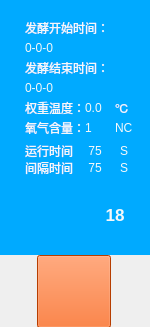
<?xml version="1.0" encoding="UTF-8"?>
<ui version="4.0">
 <class>UFFTank</class>
 <widget class="QWidget" name="UFFTank">
  <property name="geometry">
   <rect>
    <x>0</x>
    <y>0</y>
    <width>150</width>
    <height>327</height>
   </rect>
  </property>
  <property name="windowTitle">
   <string>Form</string>
  </property>
  <widget class="QFrame" name="tankFrame">
   <property name="geometry">
    <rect>
     <x>0</x>
     <y>0</y>
     <width>150</width>
     <height>255</height>
    </rect>
   </property>
   <property name="minimumSize">
    <size>
     <width>0</width>
     <height>0</height>
    </size>
   </property>
   <property name="palette">
    <palette>
     <active>
      <colorrole role="WindowText">
       <brush brushstyle="SolidPattern">
        <color alpha="255">
         <red>0</red>
         <green>0</green>
         <blue>0</blue>
        </color>
       </brush>
      </colorrole>
      <colorrole role="Button">
       <brush brushstyle="SolidPattern">
        <color alpha="255">
         <red>0</red>
         <green>170</green>
         <blue>255</blue>
        </color>
       </brush>
      </colorrole>
      <colorrole role="Light">
       <brush brushstyle="SolidPattern">
        <color alpha="255">
         <red>127</red>
         <green>213</green>
         <blue>255</blue>
        </color>
       </brush>
      </colorrole>
      <colorrole role="Midlight">
       <brush brushstyle="SolidPattern">
        <color alpha="255">
         <red>63</red>
         <green>191</green>
         <blue>255</blue>
        </color>
       </brush>
      </colorrole>
      <colorrole role="Dark">
       <brush brushstyle="SolidPattern">
        <color alpha="255">
         <red>0</red>
         <green>85</green>
         <blue>127</blue>
        </color>
       </brush>
      </colorrole>
      <colorrole role="Mid">
       <brush brushstyle="SolidPattern">
        <color alpha="255">
         <red>0</red>
         <green>113</green>
         <blue>170</blue>
        </color>
       </brush>
      </colorrole>
      <colorrole role="Text">
       <brush brushstyle="SolidPattern">
        <color alpha="255">
         <red>0</red>
         <green>0</green>
         <blue>0</blue>
        </color>
       </brush>
      </colorrole>
      <colorrole role="BrightText">
       <brush brushstyle="SolidPattern">
        <color alpha="255">
         <red>255</red>
         <green>255</green>
         <blue>255</blue>
        </color>
       </brush>
      </colorrole>
      <colorrole role="ButtonText">
       <brush brushstyle="SolidPattern">
        <color alpha="255">
         <red>0</red>
         <green>0</green>
         <blue>0</blue>
        </color>
       </brush>
      </colorrole>
      <colorrole role="Base">
       <brush brushstyle="SolidPattern">
        <color alpha="255">
         <red>255</red>
         <green>255</green>
         <blue>255</blue>
        </color>
       </brush>
      </colorrole>
      <colorrole role="Window">
       <brush brushstyle="SolidPattern">
        <color alpha="255">
         <red>0</red>
         <green>170</green>
         <blue>255</blue>
        </color>
       </brush>
      </colorrole>
      <colorrole role="Shadow">
       <brush brushstyle="SolidPattern">
        <color alpha="255">
         <red>0</red>
         <green>0</green>
         <blue>0</blue>
        </color>
       </brush>
      </colorrole>
      <colorrole role="AlternateBase">
       <brush brushstyle="SolidPattern">
        <color alpha="255">
         <red>127</red>
         <green>212</green>
         <blue>255</blue>
        </color>
       </brush>
      </colorrole>
      <colorrole role="ToolTipBase">
       <brush brushstyle="SolidPattern">
        <color alpha="255">
         <red>255</red>
         <green>255</green>
         <blue>220</blue>
        </color>
       </brush>
      </colorrole>
      <colorrole role="ToolTipText">
       <brush brushstyle="SolidPattern">
        <color alpha="255">
         <red>0</red>
         <green>0</green>
         <blue>0</blue>
        </color>
       </brush>
      </colorrole>
     </active>
     <inactive>
      <colorrole role="WindowText">
       <brush brushstyle="SolidPattern">
        <color alpha="255">
         <red>0</red>
         <green>0</green>
         <blue>0</blue>
        </color>
       </brush>
      </colorrole>
      <colorrole role="Button">
       <brush brushstyle="SolidPattern">
        <color alpha="255">
         <red>0</red>
         <green>170</green>
         <blue>255</blue>
        </color>
       </brush>
      </colorrole>
      <colorrole role="Light">
       <brush brushstyle="SolidPattern">
        <color alpha="255">
         <red>127</red>
         <green>213</green>
         <blue>255</blue>
        </color>
       </brush>
      </colorrole>
      <colorrole role="Midlight">
       <brush brushstyle="SolidPattern">
        <color alpha="255">
         <red>63</red>
         <green>191</green>
         <blue>255</blue>
        </color>
       </brush>
      </colorrole>
      <colorrole role="Dark">
       <brush brushstyle="SolidPattern">
        <color alpha="255">
         <red>0</red>
         <green>85</green>
         <blue>127</blue>
        </color>
       </brush>
      </colorrole>
      <colorrole role="Mid">
       <brush brushstyle="SolidPattern">
        <color alpha="255">
         <red>0</red>
         <green>113</green>
         <blue>170</blue>
        </color>
       </brush>
      </colorrole>
      <colorrole role="Text">
       <brush brushstyle="SolidPattern">
        <color alpha="255">
         <red>0</red>
         <green>0</green>
         <blue>0</blue>
        </color>
       </brush>
      </colorrole>
      <colorrole role="BrightText">
       <brush brushstyle="SolidPattern">
        <color alpha="255">
         <red>255</red>
         <green>255</green>
         <blue>255</blue>
        </color>
       </brush>
      </colorrole>
      <colorrole role="ButtonText">
       <brush brushstyle="SolidPattern">
        <color alpha="255">
         <red>0</red>
         <green>0</green>
         <blue>0</blue>
        </color>
       </brush>
      </colorrole>
      <colorrole role="Base">
       <brush brushstyle="SolidPattern">
        <color alpha="255">
         <red>255</red>
         <green>255</green>
         <blue>255</blue>
        </color>
       </brush>
      </colorrole>
      <colorrole role="Window">
       <brush brushstyle="SolidPattern">
        <color alpha="255">
         <red>0</red>
         <green>170</green>
         <blue>255</blue>
        </color>
       </brush>
      </colorrole>
      <colorrole role="Shadow">
       <brush brushstyle="SolidPattern">
        <color alpha="255">
         <red>0</red>
         <green>0</green>
         <blue>0</blue>
        </color>
       </brush>
      </colorrole>
      <colorrole role="AlternateBase">
       <brush brushstyle="SolidPattern">
        <color alpha="255">
         <red>127</red>
         <green>212</green>
         <blue>255</blue>
        </color>
       </brush>
      </colorrole>
      <colorrole role="ToolTipBase">
       <brush brushstyle="SolidPattern">
        <color alpha="255">
         <red>255</red>
         <green>255</green>
         <blue>220</blue>
        </color>
       </brush>
      </colorrole>
      <colorrole role="ToolTipText">
       <brush brushstyle="SolidPattern">
        <color alpha="255">
         <red>0</red>
         <green>0</green>
         <blue>0</blue>
        </color>
       </brush>
      </colorrole>
     </inactive>
     <disabled>
      <colorrole role="WindowText">
       <brush brushstyle="SolidPattern">
        <color alpha="255">
         <red>0</red>
         <green>85</green>
         <blue>127</blue>
        </color>
       </brush>
      </colorrole>
      <colorrole role="Button">
       <brush brushstyle="SolidPattern">
        <color alpha="255">
         <red>0</red>
         <green>170</green>
         <blue>255</blue>
        </color>
       </brush>
      </colorrole>
      <colorrole role="Light">
       <brush brushstyle="SolidPattern">
        <color alpha="255">
         <red>127</red>
         <green>213</green>
         <blue>255</blue>
        </color>
       </brush>
      </colorrole>
      <colorrole role="Midlight">
       <brush brushstyle="SolidPattern">
        <color alpha="255">
         <red>63</red>
         <green>191</green>
         <blue>255</blue>
        </color>
       </brush>
      </colorrole>
      <colorrole role="Dark">
       <brush brushstyle="SolidPattern">
        <color alpha="255">
         <red>0</red>
         <green>85</green>
         <blue>127</blue>
        </color>
       </brush>
      </colorrole>
      <colorrole role="Mid">
       <brush brushstyle="SolidPattern">
        <color alpha="255">
         <red>0</red>
         <green>113</green>
         <blue>170</blue>
        </color>
       </brush>
      </colorrole>
      <colorrole role="Text">
       <brush brushstyle="SolidPattern">
        <color alpha="255">
         <red>0</red>
         <green>85</green>
         <blue>127</blue>
        </color>
       </brush>
      </colorrole>
      <colorrole role="BrightText">
       <brush brushstyle="SolidPattern">
        <color alpha="255">
         <red>255</red>
         <green>255</green>
         <blue>255</blue>
        </color>
       </brush>
      </colorrole>
      <colorrole role="ButtonText">
       <brush brushstyle="SolidPattern">
        <color alpha="255">
         <red>0</red>
         <green>85</green>
         <blue>127</blue>
        </color>
       </brush>
      </colorrole>
      <colorrole role="Base">
       <brush brushstyle="SolidPattern">
        <color alpha="255">
         <red>0</red>
         <green>170</green>
         <blue>255</blue>
        </color>
       </brush>
      </colorrole>
      <colorrole role="Window">
       <brush brushstyle="SolidPattern">
        <color alpha="255">
         <red>0</red>
         <green>170</green>
         <blue>255</blue>
        </color>
       </brush>
      </colorrole>
      <colorrole role="Shadow">
       <brush brushstyle="SolidPattern">
        <color alpha="255">
         <red>0</red>
         <green>0</green>
         <blue>0</blue>
        </color>
       </brush>
      </colorrole>
      <colorrole role="AlternateBase">
       <brush brushstyle="SolidPattern">
        <color alpha="255">
         <red>0</red>
         <green>170</green>
         <blue>255</blue>
        </color>
       </brush>
      </colorrole>
      <colorrole role="ToolTipBase">
       <brush brushstyle="SolidPattern">
        <color alpha="255">
         <red>255</red>
         <green>255</green>
         <blue>220</blue>
        </color>
       </brush>
      </colorrole>
      <colorrole role="ToolTipText">
       <brush brushstyle="SolidPattern">
        <color alpha="255">
         <red>0</red>
         <green>0</green>
         <blue>0</blue>
        </color>
       </brush>
      </colorrole>
     </disabled>
    </palette>
   </property>
   <property name="font">
    <font>
     <weight>50</weight>
     <bold>false</bold>
    </font>
   </property>
   <property name="autoFillBackground">
    <bool>true</bool>
   </property>
   <property name="frameShape">
    <enum>QFrame::NoFrame</enum>
   </property>
   <property name="frameShadow">
    <enum>QFrame::Raised</enum>
   </property>
   <widget class="QLabel" name="startTimeLabel">
    <property name="geometry">
     <rect>
      <x>25</x>
      <y>20</y>
      <width>81</width>
      <height>16</height>
     </rect>
    </property>
    <property name="font">
     <font>
      <family>Verdana</family>
      <pointsize>9</pointsize>
      <weight>50</weight>
      <bold>false</bold>
      <kerning>true</kerning>
     </font>
    </property>
    <property name="autoFillBackground">
     <bool>false</bool>
    </property>
    <property name="styleSheet">
     <string notr="true">background-color: transparent;
color: rgba(250, 250, 250, 250);</string>
    </property>
    <property name="text">
     <string>发酵开始时间：</string>
    </property>
   </widget>
   <widget class="QLabel" name="endTimeLabel">
    <property name="geometry">
     <rect>
      <x>25</x>
      <y>60</y>
      <width>91</width>
      <height>16</height>
     </rect>
    </property>
    <property name="font">
     <font>
      <family>Verdana</family>
      <pointsize>9</pointsize>
      <weight>50</weight>
      <bold>false</bold>
     </font>
    </property>
    <property name="styleSheet">
     <string notr="true">background-color: transparent;
color: rgba(250, 250, 250, 250);</string>
    </property>
    <property name="text">
     <string>发酵结束时间：</string>
    </property>
   </widget>
   <widget class="QLabel" name="totalTimeLabel">
    <property name="geometry">
     <rect>
      <x>25</x>
      <y>143</y>
      <width>51</width>
      <height>16</height>
     </rect>
    </property>
    <property name="font">
     <font>
      <family>Verdana</family>
      <pointsize>9</pointsize>
      <weight>50</weight>
      <bold>false</bold>
     </font>
    </property>
    <property name="styleSheet">
     <string notr="true">background-color: transparent;
color: rgba(250, 250, 250, 250);</string>
    </property>
    <property name="text">
     <string>运行时间：</string>
    </property>
   </widget>
   <widget class="QLabel" name="startTimeValueLabel">
    <property name="geometry">
     <rect>
      <x>25</x>
      <y>40</y>
      <width>120</width>
      <height>16</height>
     </rect>
    </property>
    <property name="font">
     <font>
      <pointsize>9</pointsize>
      <weight>50</weight>
      <bold>false</bold>
     </font>
    </property>
    <property name="styleSheet">
     <string notr="true">background-color: transparent;
color: rgba(250, 250, 250, 250);</string>
    </property>
    <property name="text">
     <string>0-0-0</string>
    </property>
    <property name="alignment">
     <set>Qt::AlignLeading|Qt::AlignLeft|Qt::AlignVCenter</set>
    </property>
   </widget>
   <widget class="QLabel" name="endTimeValueLabel">
    <property name="geometry">
     <rect>
      <x>25</x>
      <y>80</y>
      <width>120</width>
      <height>16</height>
     </rect>
    </property>
    <property name="font">
     <font>
      <pointsize>9</pointsize>
      <weight>50</weight>
      <bold>false</bold>
     </font>
    </property>
    <property name="styleSheet">
     <string notr="true">background-color: transparent;
color: rgba(250, 250, 250, 250);</string>
    </property>
    <property name="text">
     <string>0-0-0</string>
    </property>
    <property name="alignment">
     <set>Qt::AlignLeading|Qt::AlignLeft|Qt::AlignVCenter</set>
    </property>
   </widget>
   <widget class="QLabel" name="totalTimeValueLabel">
    <property name="geometry">
     <rect>
      <x>75</x>
      <y>143</y>
      <width>40</width>
      <height>16</height>
     </rect>
    </property>
    <property name="font">
     <font>
      <pointsize>9</pointsize>
      <weight>50</weight>
      <bold>false</bold>
     </font>
    </property>
    <property name="styleSheet">
     <string notr="true">background-color: transparent;
color: rgba(250, 250, 250, 250);</string>
    </property>
    <property name="text">
     <string>75</string>
    </property>
    <property name="alignment">
     <set>Qt::AlignCenter</set>
    </property>
   </widget>
   <widget class="QLabel" name="weightTempture">
    <property name="geometry">
     <rect>
      <x>25</x>
      <y>100</y>
      <width>61</width>
      <height>16</height>
     </rect>
    </property>
    <property name="font">
     <font>
      <family>Verdana</family>
      <pointsize>9</pointsize>
      <weight>50</weight>
      <bold>false</bold>
     </font>
    </property>
    <property name="styleSheet">
     <string notr="true">background-color: transparent;
color: rgba(250, 250, 250, 250);</string>
    </property>
    <property name="text">
     <string>权重温度：</string>
    </property>
   </widget>
   <widget class="QLabel" name="wtValueLabel">
    <property name="geometry">
     <rect>
      <x>85</x>
      <y>100</y>
      <width>30</width>
      <height>16</height>
     </rect>
    </property>
    <property name="font">
     <font>
      <pointsize>9</pointsize>
      <weight>50</weight>
      <bold>false</bold>
     </font>
    </property>
    <property name="styleSheet">
     <string notr="true">background-color: transparent;
color: rgba(250, 250, 250, 250);</string>
    </property>
    <property name="text">
     <string>0.0</string>
    </property>
   </widget>
   <widget class="QLabel" name="wtValueLabel_1">
    <property name="geometry">
     <rect>
      <x>115</x>
      <y>100</y>
      <width>20</width>
      <height>16</height>
     </rect>
    </property>
    <property name="font">
     <font>
      <pointsize>9</pointsize>
      <weight>50</weight>
      <bold>false</bold>
     </font>
    </property>
    <property name="styleSheet">
     <string notr="true">background-color: transparent;
color: rgba(250, 250, 250, 250);</string>
    </property>
    <property name="text">
     <string>℃</string>
    </property>
   </widget>
   <widget class="QLabel" name="tankIndexLabel">
    <property name="geometry">
     <rect>
      <x>100</x>
      <y>200</y>
      <width>30</width>
      <height>30</height>
     </rect>
    </property>
    <property name="font">
     <font>
      <pointsize>13</pointsize>
      <weight>75</weight>
      <bold>true</bold>
     </font>
    </property>
    <property name="styleSheet">
     <string notr="true">background-color: transparent;
color: rgba(250, 250, 250, 250);</string>
    </property>
    <property name="text">
     <string>18</string>
    </property>
    <property name="alignment">
     <set>Qt::AlignCenter</set>
    </property>
   </widget>
   <widget class="QLabel" name="totalTimeValueLabel_2">
    <property name="geometry">
     <rect>
      <x>116</x>
      <y>143</y>
      <width>16</width>
      <height>16</height>
     </rect>
    </property>
    <property name="font">
     <font>
      <pointsize>9</pointsize>
      <weight>50</weight>
      <bold>false</bold>
     </font>
    </property>
    <property name="styleSheet">
     <string notr="true">background-color: transparent;
color: rgba(250, 250, 250, 250);</string>
    </property>
    <property name="text">
     <string>S</string>
    </property>
    <property name="alignment">
     <set>Qt::AlignCenter</set>
    </property>
   </widget>
   <widget class="QLabel" name="totalTimeLabel_2">
    <property name="geometry">
     <rect>
      <x>25</x>
      <y>160</y>
      <width>51</width>
      <height>16</height>
     </rect>
    </property>
    <property name="font">
     <font>
      <family>Verdana</family>
      <pointsize>9</pointsize>
      <weight>50</weight>
      <bold>false</bold>
     </font>
    </property>
    <property name="styleSheet">
     <string notr="true">background-color: transparent;
color: rgba(250, 250, 250, 250);</string>
    </property>
    <property name="text">
     <string>间隔时间：</string>
    </property>
   </widget>
   <widget class="QLabel" name="intervalTimeValueLabel">
    <property name="geometry">
     <rect>
      <x>75</x>
      <y>160</y>
      <width>40</width>
      <height>16</height>
     </rect>
    </property>
    <property name="font">
     <font>
      <pointsize>9</pointsize>
      <weight>50</weight>
      <bold>false</bold>
     </font>
    </property>
    <property name="styleSheet">
     <string notr="true">background-color: transparent;
color: rgba(250, 250, 250, 250);</string>
    </property>
    <property name="text">
     <string>75</string>
    </property>
    <property name="alignment">
     <set>Qt::AlignCenter</set>
    </property>
   </widget>
   <widget class="QLabel" name="totalTimeValueLabel_4">
    <property name="geometry">
     <rect>
      <x>116</x>
      <y>160</y>
      <width>16</width>
      <height>16</height>
     </rect>
    </property>
    <property name="font">
     <font>
      <pointsize>9</pointsize>
      <weight>50</weight>
      <bold>false</bold>
     </font>
    </property>
    <property name="styleSheet">
     <string notr="true">background-color: transparent;
color: rgba(250, 250, 250, 250);</string>
    </property>
    <property name="text">
     <string>S</string>
    </property>
    <property name="alignment">
     <set>Qt::AlignCenter</set>
    </property>
   </widget>
   <widget class="QLabel" name="wtValueLabel_2">
    <property name="geometry">
     <rect>
      <x>115</x>
      <y>120</y>
      <width>20</width>
      <height>16</height>
     </rect>
    </property>
    <property name="font">
     <font>
      <pointsize>9</pointsize>
      <weight>50</weight>
      <bold>false</bold>
     </font>
    </property>
    <property name="styleSheet">
     <string notr="true">background-color: transparent;
color: rgba(250, 250, 250, 250);</string>
    </property>
    <property name="text">
     <string>NC</string>
    </property>
   </widget>
   <widget class="QLabel" name="weightTempture_2">
    <property name="geometry">
     <rect>
      <x>25</x>
      <y>120</y>
      <width>61</width>
      <height>16</height>
     </rect>
    </property>
    <property name="font">
     <font>
      <family>Verdana</family>
      <pointsize>9</pointsize>
      <weight>50</weight>
      <bold>false</bold>
     </font>
    </property>
    <property name="styleSheet">
     <string notr="true">background-color: transparent;
color: rgba(250, 250, 250, 250);</string>
    </property>
    <property name="text">
     <string>氧气含量：</string>
    </property>
   </widget>
   <widget class="QLabel" name="coValueLabel">
    <property name="geometry">
     <rect>
      <x>85</x>
      <y>120</y>
      <width>21</width>
      <height>16</height>
     </rect>
    </property>
    <property name="font">
     <font>
      <pointsize>9</pointsize>
      <weight>50</weight>
      <bold>false</bold>
     </font>
    </property>
    <property name="styleSheet">
     <string notr="true">background-color: transparent;
color: rgba(250, 250, 250, 250);</string>
    </property>
    <property name="text">
     <string>1</string>
    </property>
   </widget>
  </widget>
  <widget class="QPushButton" name="valveButton">
   <property name="geometry">
    <rect>
     <x>37</x>
     <y>255</y>
     <width>74</width>
     <height>73</height>
    </rect>
   </property>
   <property name="sizePolicy">
    <sizepolicy hsizetype="Expanding" vsizetype="Expanding">
     <horstretch>0</horstretch>
     <verstretch>0</verstretch>
    </sizepolicy>
   </property>
   <property name="minimumSize">
    <size>
     <width>34</width>
     <height>18</height>
    </size>
   </property>
   <property name="palette">
    <palette>
     <active>
      <colorrole role="WindowText">
       <brush brushstyle="SolidPattern">
        <color alpha="255">
         <red>0</red>
         <green>0</green>
         <blue>0</blue>
        </color>
       </brush>
      </colorrole>
      <colorrole role="Button">
       <brush brushstyle="SolidPattern">
        <color alpha="255">
         <red>255</red>
         <green>85</green>
         <blue>0</blue>
        </color>
       </brush>
      </colorrole>
      <colorrole role="Light">
       <brush brushstyle="SolidPattern">
        <color alpha="255">
         <red>255</red>
         <green>170</green>
         <blue>127</blue>
        </color>
       </brush>
      </colorrole>
      <colorrole role="Midlight">
       <brush brushstyle="SolidPattern">
        <color alpha="255">
         <red>255</red>
         <green>127</green>
         <blue>63</blue>
        </color>
       </brush>
      </colorrole>
      <colorrole role="Dark">
       <brush brushstyle="SolidPattern">
        <color alpha="255">
         <red>127</red>
         <green>42</green>
         <blue>0</blue>
        </color>
       </brush>
      </colorrole>
      <colorrole role="Mid">
       <brush brushstyle="SolidPattern">
        <color alpha="255">
         <red>170</red>
         <green>56</green>
         <blue>0</blue>
        </color>
       </brush>
      </colorrole>
      <colorrole role="Text">
       <brush brushstyle="SolidPattern">
        <color alpha="255">
         <red>0</red>
         <green>0</green>
         <blue>0</blue>
        </color>
       </brush>
      </colorrole>
      <colorrole role="BrightText">
       <brush brushstyle="SolidPattern">
        <color alpha="255">
         <red>255</red>
         <green>255</green>
         <blue>255</blue>
        </color>
       </brush>
      </colorrole>
      <colorrole role="ButtonText">
       <brush brushstyle="SolidPattern">
        <color alpha="255">
         <red>0</red>
         <green>0</green>
         <blue>0</blue>
        </color>
       </brush>
      </colorrole>
      <colorrole role="Base">
       <brush brushstyle="SolidPattern">
        <color alpha="255">
         <red>255</red>
         <green>255</green>
         <blue>255</blue>
        </color>
       </brush>
      </colorrole>
      <colorrole role="Window">
       <brush brushstyle="SolidPattern">
        <color alpha="255">
         <red>255</red>
         <green>85</green>
         <blue>0</blue>
        </color>
       </brush>
      </colorrole>
      <colorrole role="Shadow">
       <brush brushstyle="SolidPattern">
        <color alpha="255">
         <red>0</red>
         <green>0</green>
         <blue>0</blue>
        </color>
       </brush>
      </colorrole>
      <colorrole role="AlternateBase">
       <brush brushstyle="SolidPattern">
        <color alpha="255">
         <red>255</red>
         <green>170</green>
         <blue>127</blue>
        </color>
       </brush>
      </colorrole>
      <colorrole role="ToolTipBase">
       <brush brushstyle="SolidPattern">
        <color alpha="255">
         <red>255</red>
         <green>255</green>
         <blue>220</blue>
        </color>
       </brush>
      </colorrole>
      <colorrole role="ToolTipText">
       <brush brushstyle="SolidPattern">
        <color alpha="255">
         <red>0</red>
         <green>0</green>
         <blue>0</blue>
        </color>
       </brush>
      </colorrole>
     </active>
     <inactive>
      <colorrole role="WindowText">
       <brush brushstyle="SolidPattern">
        <color alpha="255">
         <red>0</red>
         <green>0</green>
         <blue>0</blue>
        </color>
       </brush>
      </colorrole>
      <colorrole role="Button">
       <brush brushstyle="SolidPattern">
        <color alpha="255">
         <red>255</red>
         <green>85</green>
         <blue>0</blue>
        </color>
       </brush>
      </colorrole>
      <colorrole role="Light">
       <brush brushstyle="SolidPattern">
        <color alpha="255">
         <red>255</red>
         <green>170</green>
         <blue>127</blue>
        </color>
       </brush>
      </colorrole>
      <colorrole role="Midlight">
       <brush brushstyle="SolidPattern">
        <color alpha="255">
         <red>255</red>
         <green>127</green>
         <blue>63</blue>
        </color>
       </brush>
      </colorrole>
      <colorrole role="Dark">
       <brush brushstyle="SolidPattern">
        <color alpha="255">
         <red>127</red>
         <green>42</green>
         <blue>0</blue>
        </color>
       </brush>
      </colorrole>
      <colorrole role="Mid">
       <brush brushstyle="SolidPattern">
        <color alpha="255">
         <red>170</red>
         <green>56</green>
         <blue>0</blue>
        </color>
       </brush>
      </colorrole>
      <colorrole role="Text">
       <brush brushstyle="SolidPattern">
        <color alpha="255">
         <red>0</red>
         <green>0</green>
         <blue>0</blue>
        </color>
       </brush>
      </colorrole>
      <colorrole role="BrightText">
       <brush brushstyle="SolidPattern">
        <color alpha="255">
         <red>255</red>
         <green>255</green>
         <blue>255</blue>
        </color>
       </brush>
      </colorrole>
      <colorrole role="ButtonText">
       <brush brushstyle="SolidPattern">
        <color alpha="255">
         <red>0</red>
         <green>0</green>
         <blue>0</blue>
        </color>
       </brush>
      </colorrole>
      <colorrole role="Base">
       <brush brushstyle="SolidPattern">
        <color alpha="255">
         <red>255</red>
         <green>255</green>
         <blue>255</blue>
        </color>
       </brush>
      </colorrole>
      <colorrole role="Window">
       <brush brushstyle="SolidPattern">
        <color alpha="255">
         <red>255</red>
         <green>85</green>
         <blue>0</blue>
        </color>
       </brush>
      </colorrole>
      <colorrole role="Shadow">
       <brush brushstyle="SolidPattern">
        <color alpha="255">
         <red>0</red>
         <green>0</green>
         <blue>0</blue>
        </color>
       </brush>
      </colorrole>
      <colorrole role="AlternateBase">
       <brush brushstyle="SolidPattern">
        <color alpha="255">
         <red>255</red>
         <green>170</green>
         <blue>127</blue>
        </color>
       </brush>
      </colorrole>
      <colorrole role="ToolTipBase">
       <brush brushstyle="SolidPattern">
        <color alpha="255">
         <red>255</red>
         <green>255</green>
         <blue>220</blue>
        </color>
       </brush>
      </colorrole>
      <colorrole role="ToolTipText">
       <brush brushstyle="SolidPattern">
        <color alpha="255">
         <red>0</red>
         <green>0</green>
         <blue>0</blue>
        </color>
       </brush>
      </colorrole>
     </inactive>
     <disabled>
      <colorrole role="WindowText">
       <brush brushstyle="SolidPattern">
        <color alpha="255">
         <red>127</red>
         <green>42</green>
         <blue>0</blue>
        </color>
       </brush>
      </colorrole>
      <colorrole role="Button">
       <brush brushstyle="SolidPattern">
        <color alpha="255">
         <red>255</red>
         <green>85</green>
         <blue>0</blue>
        </color>
       </brush>
      </colorrole>
      <colorrole role="Light">
       <brush brushstyle="SolidPattern">
        <color alpha="255">
         <red>255</red>
         <green>170</green>
         <blue>127</blue>
        </color>
       </brush>
      </colorrole>
      <colorrole role="Midlight">
       <brush brushstyle="SolidPattern">
        <color alpha="255">
         <red>255</red>
         <green>127</green>
         <blue>63</blue>
        </color>
       </brush>
      </colorrole>
      <colorrole role="Dark">
       <brush brushstyle="SolidPattern">
        <color alpha="255">
         <red>127</red>
         <green>42</green>
         <blue>0</blue>
        </color>
       </brush>
      </colorrole>
      <colorrole role="Mid">
       <brush brushstyle="SolidPattern">
        <color alpha="255">
         <red>170</red>
         <green>56</green>
         <blue>0</blue>
        </color>
       </brush>
      </colorrole>
      <colorrole role="Text">
       <brush brushstyle="SolidPattern">
        <color alpha="255">
         <red>127</red>
         <green>42</green>
         <blue>0</blue>
        </color>
       </brush>
      </colorrole>
      <colorrole role="BrightText">
       <brush brushstyle="SolidPattern">
        <color alpha="255">
         <red>255</red>
         <green>255</green>
         <blue>255</blue>
        </color>
       </brush>
      </colorrole>
      <colorrole role="ButtonText">
       <brush brushstyle="SolidPattern">
        <color alpha="255">
         <red>127</red>
         <green>42</green>
         <blue>0</blue>
        </color>
       </brush>
      </colorrole>
      <colorrole role="Base">
       <brush brushstyle="SolidPattern">
        <color alpha="255">
         <red>255</red>
         <green>85</green>
         <blue>0</blue>
        </color>
       </brush>
      </colorrole>
      <colorrole role="Window">
       <brush brushstyle="SolidPattern">
        <color alpha="255">
         <red>255</red>
         <green>85</green>
         <blue>0</blue>
        </color>
       </brush>
      </colorrole>
      <colorrole role="Shadow">
       <brush brushstyle="SolidPattern">
        <color alpha="255">
         <red>0</red>
         <green>0</green>
         <blue>0</blue>
        </color>
       </brush>
      </colorrole>
      <colorrole role="AlternateBase">
       <brush brushstyle="SolidPattern">
        <color alpha="255">
         <red>255</red>
         <green>85</green>
         <blue>0</blue>
        </color>
       </brush>
      </colorrole>
      <colorrole role="ToolTipBase">
       <brush brushstyle="SolidPattern">
        <color alpha="255">
         <red>255</red>
         <green>255</green>
         <blue>220</blue>
        </color>
       </brush>
      </colorrole>
      <colorrole role="ToolTipText">
       <brush brushstyle="SolidPattern">
        <color alpha="255">
         <red>0</red>
         <green>0</green>
         <blue>0</blue>
        </color>
       </brush>
      </colorrole>
     </disabled>
    </palette>
   </property>
   <property name="autoFillBackground">
    <bool>false</bool>
   </property>
   <property name="text">
    <string/>
   </property>
   <property name="iconSize">
    <size>
     <width>225</width>
     <height>50</height>
    </size>
   </property>
   <property name="checkable">
    <bool>false</bool>
   </property>
   <property name="autoRepeat">
    <bool>true</bool>
   </property>
   <property name="autoExclusive">
    <bool>false</bool>
   </property>
   <property name="flat">
    <bool>false</bool>
   </property>
  </widget>
 </widget>
 <resources/>
 <connections/>
</ui>
